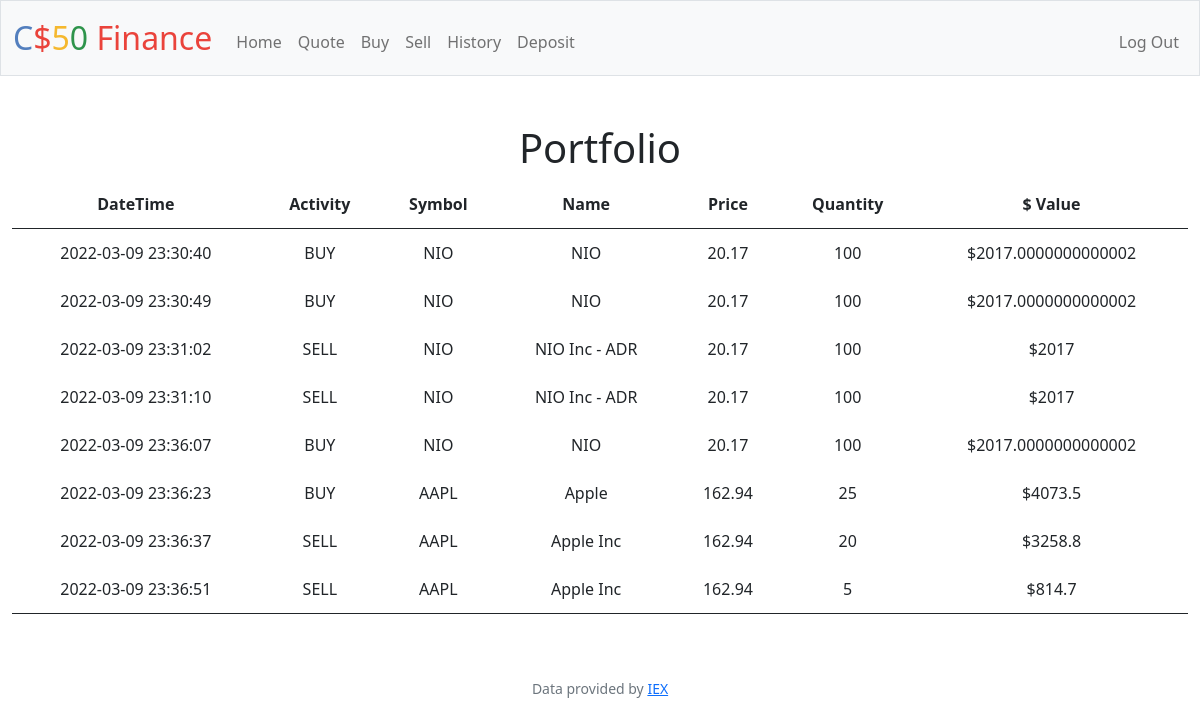
Screenshot of /history (signed in) with the database file from the repository.
### tables this page shows
CREATE TABLE historyo (id INTEGER PRIMARY KEY AUTOINCREMENT NOT NULL , datetime DATETIME NOT NULL, activity varchar(255) NOT NULL,  symbol varchar(255) NOT NULL, description varchar(255) NOT NULL, price decimal(10,2) NOT NULL, quantity int NOT NULL, amount decimal(10,2) NOT NULL, user_id INTEGER NOT NULL, FOREIGN KEY(user_id) REFERENCES users(id));

### app.py (the view)
@app.route("/history")
@login_required
def history():
    transactions = db.execute("SELECT * FROM historyo WHERE user_id = ?", session["user_id"])
    return render_template("history.html", transactions=transactions)

### app.py (called while the page is built)
@app.after_request
def after_request(response):
    response.headers["Cache-Control"] = "no-cache, no-store, must-revalidate"
    response.headers["Expires"] = 0
    response.headers["Pragma"] = "no-cache"
    return response

### helpers.py (called while the page is built)
def login_required(f):
    @wraps(f)
    def decorated_function(*args, **kwargs):
        if session.get("user_id") is None:
            return redirect("/login")
        return f(*args, **kwargs)
    return decorated_function

### templates/history.html (shortened to what this page needs)
{% extends "layout.html" %}
{% block main %}
    <h1 class="mb-6">Portfolio</h1>
        <table>
            <thead>
                <tr>
                    <th>DateTime</th>
                    <th>Activity</th>
                    <th>Symbol</th>
                    <th>Name</th>
                    <th>Price</th>
                    <th>Quantity</th>
                    <th>$ Value</th>
                </tr>
            </thead>
            <tbody>
                {% for row in transactions %}
                <tr>
                    <td>{{row["datetime"]}}</td>
                    <td>{{row["activity"]}}</td>
                    <td>{{row["symbol"]}}</td>
                    <td>{{row["description"]}}</td>
                    <td>{{row["price"]}}</td>
                    <td>{{row["quantity"]}}</td>
                    <td>${{row["amount"]}}</td>
                </tr>
                {% endfor %}
            </tbody>
        </table>
{% endblock %}

### static/styles.css (style rules this page uses)
table { background-color: transparent; margin-bottom: 1rem; width: 100%; text-align: center; }
tbody { border: solid; border-width: 1px 0; }
table th, table td { padding: 0.75rem; vertical-align: middle; }

### rows the page displays
historyo: datetime "2022-03-09 23:30:40", activity "BUY", symbol "NIO", description "NIO", price "20.17", quantity "100", amount "2017.0000000000002"
historyo: datetime "2022-03-09 23:30:49", activity "BUY", symbol "NIO", description "NIO", price "20.17", quantity "100", amount "2017.0000000000002"
historyo: datetime "2022-03-09 23:31:02", activity "SELL", symbol "NIO", description "NIO Inc - ADR", price "20.17", quantity "100", amount "2017"
historyo: datetime "2022-03-09 23:31:10", activity "SELL", symbol "NIO", description "NIO Inc - ADR", price "20.17", quantity "100", amount "2017"
historyo: datetime "2022-03-09 23:36:07", activity "BUY", symbol "NIO", description "NIO", price "20.17", quantity "100", amount "2017.0000000000002"
historyo: datetime "2022-03-09 23:36:23", activity "BUY", symbol "AAPL", description "Apple", price "162.94", quantity "25", amount "4073.5"
historyo: datetime "2022-03-09 23:36:37", activity "SELL", symbol "AAPL", description "Apple Inc", price "162.94", quantity "20", amount "3258.8"
historyo: datetime "2022-03-09 23:36:51", activity "SELL", symbol "AAPL", description "Apple Inc", price "162.94", quantity "5", amount "814.7"
